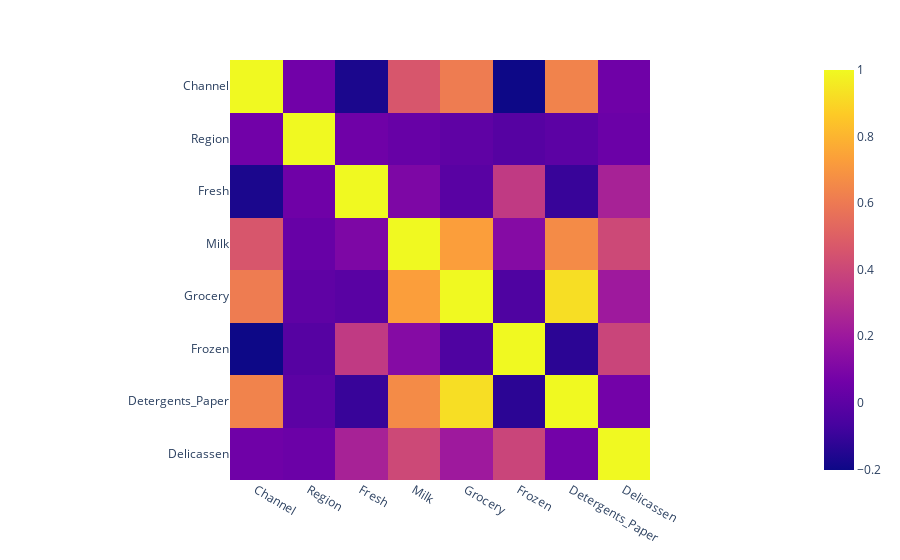

Notebook source saved alongside this figure:
### Code cell
# Check correlation between features in df
df.corr()

# Plot  correlation matrix wit plotly
import plotly.express as px

fig = px.imshow(df.corr())
fig.show()

### Figure 1 — Plotly figure (JSON) as saved in the notebook; plotly's stock layout.template omitted (floating-point values rounded to 4 significant figures)
{"data": [{"coloraxis": "coloraxis", "hovertemplate": "x: %{x}<br>y: %{y}<br>color: %{z}<extra></extra>", "name": "0", "type": "heatmap", "x": ["Channel", "Region", "Fresh", "Milk", "Grocery", "Frozen", "Detergents_Paper", "Delicassen"], "xaxis": "x", "y": ["Channel", "Region", "Fresh", "Milk", "Grocery", "Frozen", "Detergents_Paper", "Delicassen"], "yaxis": "y", "z": [[1, 0.06203, -0.1692, 0.4607, 0.6088, -0.202, 0.636, 0.05601], [0.06203, 1, 0.05529, 0.03229, 0.007696, -0.02104, -0.001483, 0.04521], [-0.1692, 0.05529, 1, 0.1005, -0.01185, 0.3459, -0.102, 0.2447], [0.4607, 0.03229, 0.1005, 1, 0.7283, 0.124, 0.6618, 0.4064], [0.6088, 0.007696, -0.01185, 0.7283, 1, -0.04019, 0.9246, 0.2055], [-0.202, -0.02104, 0.3459, 0.124, -0.04019, 1, -0.1315, 0.3909], [0.636, -0.001483, -0.102, 0.6618, 0.9246, -0.1315, 1, 0.06929], [0.05601, 0.04521, 0.2447, 0.4064, 0.2055, 0.3909, 0.06929, 1]]}], "layout": {"coloraxis": {"colorscale": [[0, "#0d0887"], [0.1111, "#46039f"], [0.2222, "#7201a8"], [0.3333, "#9c179e"], [0.4444, "#bd3786"], [0.5556, "#d8576b"], [0.6667, "#ed7953"], [0.7778, "#fb9f3a"], [0.8889, "#fdca26"], [1, "#f0f921"]]}, "margin": {"t": 60}, "xaxis": {"anchor": "y", "constrain": "domain", "domain": [0, 1], "scaleanchor": "y"}, "yaxis": {"anchor": "x", "autorange": "reversed", "constrain": "domain", "domain": [0, 1]}}}
